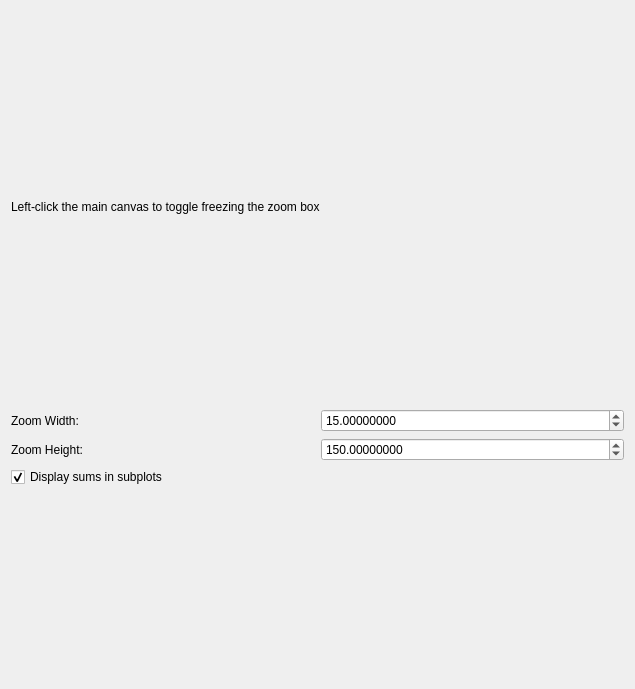
<?xml version="1.0" encoding="UTF-8"?>
<ui version="4.0">
 <class>zoom_canvas_dialog</class>
 <widget class="QDialog" name="zoom_canvas_dialog">
  <property name="geometry">
   <rect>
    <x>0</x>
    <y>0</y>
    <width>635</width>
    <height>689</height>
   </rect>
  </property>
  <property name="windowTitle">
   <string>Zoom Canvas</string>
  </property>
  <layout class="QVBoxLayout" name="verticalLayout_2">
   <item>
    <widget class="QLabel" name="label">
     <property name="sizePolicy">
      <sizepolicy hsizetype="Preferred" vsizetype="Fixed">
       <horstretch>0</horstretch>
       <verstretch>0</verstretch>
      </sizepolicy>
     </property>
     <property name="text">
      <string>Left-click the main canvas to toggle freezing the zoom box</string>
     </property>
    </widget>
   </item>
   <item>
    <layout class="QGridLayout" name="grid_layout">
     <item row="3" column="0">
      <widget class="QLabel" name="zoom_width_label">
       <property name="text">
        <string>Zoom Width:</string>
       </property>
      </widget>
     </item>
     <item row="4" column="1">
      <widget class="ScientificDoubleSpinBox" name="zoom_height">
       <property name="keyboardTracking">
        <bool>false</bool>
       </property>
       <property name="suffix">
        <string/>
       </property>
       <property name="decimals">
        <number>8</number>
       </property>
       <property name="minimum">
        <double>0.000001000000000</double>
       </property>
       <property name="maximum">
        <double>10000.000000000000000</double>
       </property>
       <property name="singleStep">
        <double>0.200000000000000</double>
       </property>
       <property name="value">
        <double>150.000000000000000</double>
       </property>
      </widget>
     </item>
     <item row="4" column="0">
      <widget class="QLabel" name="zoom_height_label">
       <property name="text">
        <string>Zoom Height:</string>
       </property>
      </widget>
     </item>
     <item row="3" column="1">
      <widget class="ScientificDoubleSpinBox" name="zoom_width">
       <property name="keyboardTracking">
        <bool>false</bool>
       </property>
       <property name="suffix">
        <string/>
       </property>
       <property name="decimals">
        <number>8</number>
       </property>
       <property name="minimum">
        <double>0.000001000000000</double>
       </property>
       <property name="maximum">
        <double>10000.000000000000000</double>
       </property>
       <property name="singleStep">
        <double>0.200000000000000</double>
       </property>
       <property name="value">
        <double>15.000000000000000</double>
       </property>
      </widget>
     </item>
     <item row="1" column="0" colspan="2">
      <layout class="QVBoxLayout" name="zoom_canvas_layout"/>
     </item>
     <item row="5" column="0">
      <widget class="QCheckBox" name="display_sums_in_subplots">
       <property name="toolTip">
        <string>If checked, display sums in the subplots. If unchecked, display cursor pixel values instead.</string>
       </property>
       <property name="text">
        <string>Display sums in subplots</string>
       </property>
       <property name="checked">
        <bool>true</bool>
       </property>
      </widget>
     </item>
    </layout>
   </item>
  </layout>
 </widget>
 <customwidgets>
  <customwidget>
   <class>ScientificDoubleSpinBox</class>
   <extends>QDoubleSpinBox</extends>
   <header>scientificspinbox.h</header>
  </customwidget>
 </customwidgets>
 <tabstops>
  <tabstop>zoom_width</tabstop>
  <tabstop>zoom_height</tabstop>
 </tabstops>
 <resources/>
 <connections/>
</ui>
